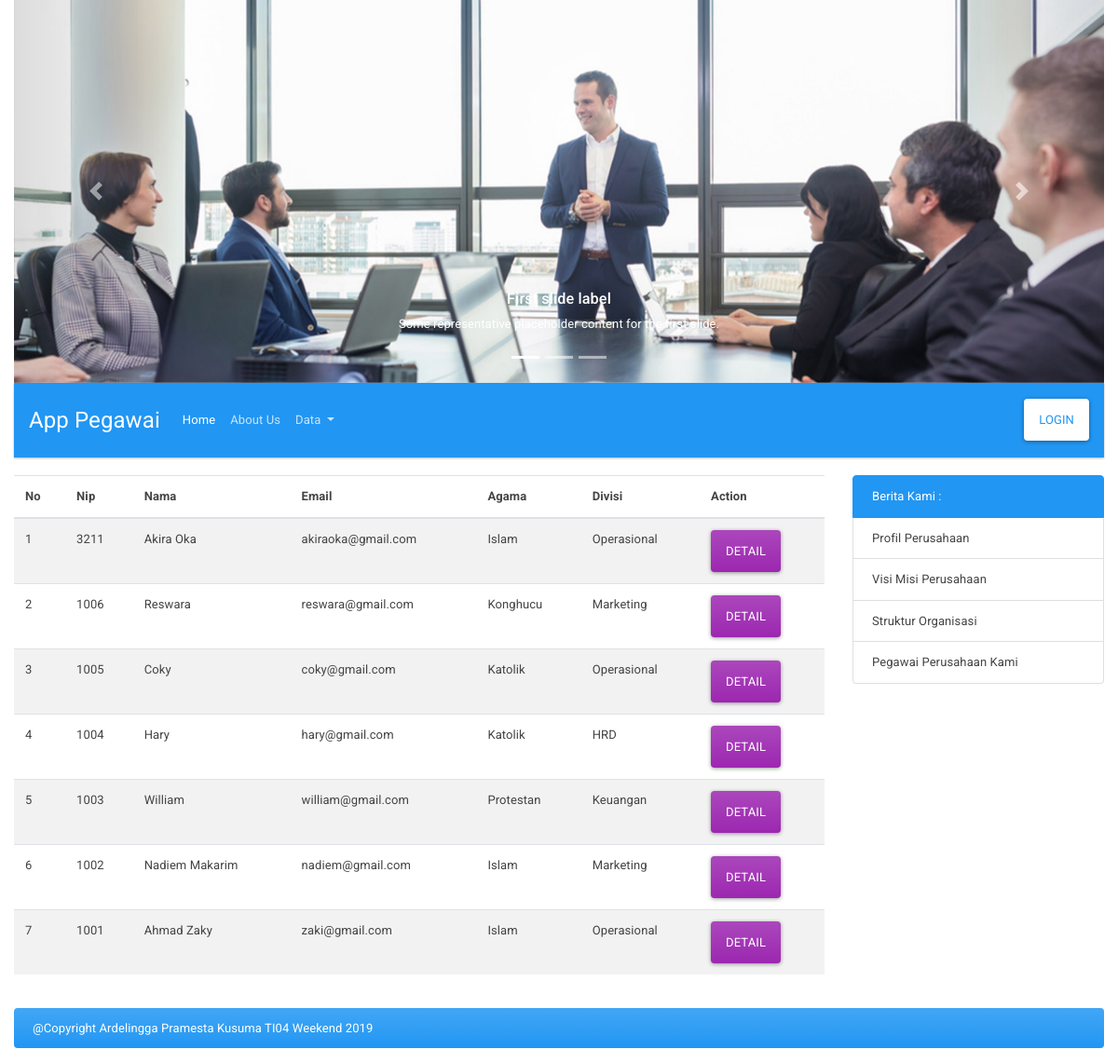
Screenshot of /index.php?hal=dataPegawai with the database file from the repository.
### tables this page shows
CREATE TABLE `pegawai` (
  `id` int(11) NOT NULL,
  `nip` varchar(5) NOT NULL,
  `nama` varchar(50) NOT NULL,
  `email` varchar(50) DEFAULT NULL,
  `agama` enum('Islam','Protestan','Katolik','Hindu','Buddha','Konghucu') NOT NULL,
  `iddivisi` int(11) NOT NULL,
  `foto` varchar(50) DEFAULT NULL
);

CREATE TABLE `divisi` (
  `id` int(11) NOT NULL,
  `nama` varchar(50) NOT NULL
);

### models/Pegawai.php (called while the page is built, shortened)
<?php
class Pegawai{
    private $koneksi;
    public function __construct(){
        global $dbh;
        $this->koneksi = $dbh;
    }
    public function dataPegawai(){
        $sql = "SELECT pegawai.*, divisi.nama AS divisi FROM pegawai INNER JOIN divisi ON divisi.id = pegawai.iddivisi ORDER BY pegawai.id DESC";
        $ps = $this->koneksi->prepare($sql);
        $ps->execute();
        $rs = $ps->fetchAll();
        return $rs;
    }
}
?>

### dataPegawai.php (the view, shortened to what this page needs)
<?php
require_once 'models/Pegawai.php';
$obj = new Pegawai();
$rs = $obj->dataPegawai();
?>
<table class="table table-striped">
  <thead>
    <tr>
      <th scope="col">No</th>
      <th scope="col">Nip</th>
      <th scope="col">Nama</th>
      <th scope="col">Email</th>
      <th scope="col">Agama</th>
      <th scope="col">Divisi</th>
      <th scope="col">Action </th>
    </tr>
  </thead>
  <tbody>
    <?php
        $no = 1;
        foreach($rs as $prod){
    ?>
    <tr>
      <td><?= $no; ?></td>
      <td><?= $prod['nip']; ?></td>
      <td><?= $prod['nama']; ?></td>
      <td><?= $prod['email']; ?></td>
      <td><?= $prod['agama']; ?></td>
      <td><?= $prod['divisi']; ?></td>
      <td>
        <form method="POST" action="controllers/pegawaiController.php">
            <a href="index.php?hal=detailPegawai&id=<?= $prod['id'] ?>" class="btn btn-info">Detail</a>
          </form>
      </td>
    </tr>
    <?php
        $no++;
        }
    ?>
  </tbody>
</table>

### kode_atas.php (shortened to what this page needs)
<!DOCTYPE html>
<html lang="en">
<head>
    <link href="css/bootstrap.min.css" rel="stylesheet">
    <link href="css/style.css" rel="stylesheet">
</head>
<body>
    <div class="container-fluid">

### header.php (shortened to what this page needs)
<div class="row">
    <div class="col-md-12">
        <div id="carouselExampleCaptions" class="carousel slide" data-ride="carousel">
            <ol class="carousel-indicators">
                <li data-target="#carouselExampleCaptions" data-slide-to="0" class="active"></li>
                <li data-target="#carouselExampleCaptions" data-slide-to="1"></li>
                <li data-target="#carouselExampleCaptions" data-slide-to="2"></li>
            </ol>
            <div class="carousel-inner">
                <div class="carousel-item active">
                    <img src="img/1.jpg" class="d-block w-100" alt="...">
                    <div class="carousel-caption d-none d-md-block">
                        <h5>First slide label</h5>
                        <p>Some representative placeholder content for the first slide.</p>
                    </div>
                </div>
            </div>
            <a class="carousel-control-prev" href="#carouselExampleCaptions" role="button" data-slide="prev">
                <span class="carousel-control-prev-icon" aria-hidden="true"></span>
            </a>
            <a class="carousel-control-next" href="#carouselExampleCaptions" role="button" data-slide="next">
                <span class="carousel-control-next-icon" aria-hidden="true"></span>
            </a>
        </div>
    </div>
</div>

### menu.php (shortened to what this page needs)
<div class="row">
    <div class="col-md-12">
        <nav class="navbar navbar-expand-lg navbar-dark bg-primary">
            <a class="navbar-brand" href="index.php?hal=home">App Pegawai</a>
            <div class="collapse navbar-collapse" id="navbarSupportedContent">
                <ul class="navbar-nav mr-auto">
                    <li class="nav-item active">
                        <a class="nav-link" href="index.php?hal=home">Home <span class="sr-only">(current)</span></a>
                    </li>
                    <li class="nav-item">
                        <a class="nav-link" href="index.php?hal=aboutus">About Us</a>
                    </li>
                    <li class="nav-item dropdown">
                        <a class="nav-link dropdown-toggle" href="#" id="navbarDropdown" role="button" data-toggle="dropdown" aria-haspopup="true" aria-expanded="false">
                            Data
                        </a>
                    </li>
                </ul>
                <div class="form-inline my-2 my-lg-0">
                    <?php
                        $member = $_SESSION['MEMBER'];
                        if(!isset($member)){
                    ?>
                    <a href="index.php?hal=login" class="btn bg-white text-primary my-2 my-sm-0">LOGIN</a>
                    <?php
                        }
                    ?>
                </div>
            </div>
        </nav>
    </div>
</div>

### index.php (shortened to what this page needs)
<?php
include_once 'kode_atas.php';
include_once 'header.php';
include_once 'menu.php';
echo '<br/>';
include_once 'main.php';
include_once 'sidebar.php';
echo '<br/>';
include_once 'footer.php';
include_once 'kode_bawah.php';

### main.php
<div class="row">
    <div class="col-md-9">
        <?php
            $hal = $_REQUEST['hal'];
            if(!empty($hal)){
                include_once $hal.'.php';
            }else{
                include_once 'home.php';
            }
        ?>
    </div>

### sidebar.php
    <div class="col-md-3">
        <ul class="list-group">
            <li class="list-group-item active" aria-current="true">Berita Kami :</li>
            <li class="list-group-item">Profil Perusahaan</li>
            <li class="list-group-item">Visi Misi Perusahaan</li>
            <li class="list-group-item">Struktur Organisasi</li>
            <li class="list-group-item">Pegawai Perusahaan Kami</li>
        </ul>
    </div>
</div>

### footer.php
<div class="row">
    <div class="col-md-12">
        <div class="alert alert-primary" role="alert">
            @Copyright Ardelingga Pramesta Kusuma TI04 Weekend 2019
        </div>
    </div>
</div>

### kode_bawah.php (shortened to what this page needs)
    </div>
</body>
</html>

### rows the page displays
pegawai: nip "3211", nama "Akira Oka", email "akiraoka@gmail.com", agama "Islam", iddivisi.nama "Operasional"
pegawai: nip "1006", nama "Reswara", email "reswara@gmail.com", agama "Konghucu", iddivisi.nama "Marketing"
pegawai: nip "1005", nama "Coky", email "coky@gmail.com", agama "Katolik", iddivisi.nama "Operasional"
pegawai: nip "1004", nama "Hary", email "hary@gmail.com", agama "Katolik", iddivisi.nama "HRD"
pegawai: nip "1003", nama "William", email "william@gmail.com", agama "Protestan", iddivisi.nama "Keuangan"
pegawai: nip "1002", nama "Nadiem Makarim", email "nadiem@gmail.com", agama "Islam", iddivisi.nama "Marketing"
pegawai: nip "1001", nama "Ahmad Zaky", email "zaki@gmail.com", agama "Islam", iddivisi.nama "Operasional"
